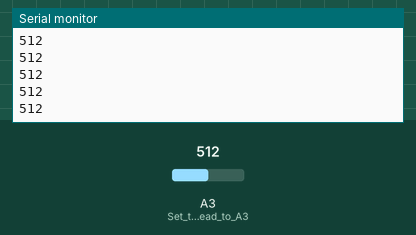
This sketch was run on a simulated Arduino Uno, built with avr-gcc and run on an emulated ATmega328P. On the bench: the last lines printed to the serial monitor. The test bench sets the inputs (shaded band); at power-on: A3 (Set_the_input_read_to_A3) = 512.

Above: at 1.2 s.
1.3 s: A3 (Set_the_input_read_to_A3) set to 716
At 1.31 s:
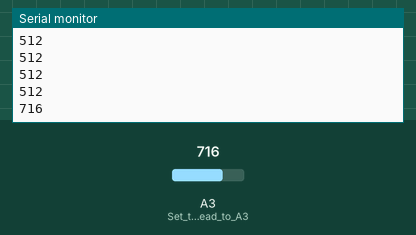
2.8 s: A3 (Set_the_input_read_to_A3) set to 900
At 2.81 s:
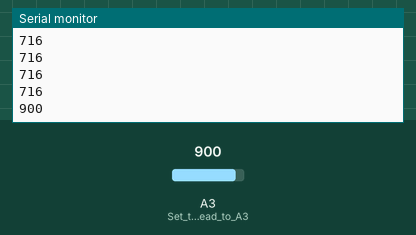
Timing chart, 0 to 5.8 s (numbered marks = the images above; inputs shaded):
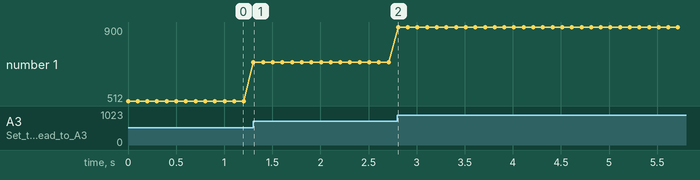

The sketch:

pot_test.ino
```cpp
// A simple script that tests potentiometer reads.
// Written by David Zhu.

// Declarations.
unsigned long reading;

void setup() {
  pinMode(A3, INPUT);  // Set the input read to A3.
  Serial.begin(9600);
}

void loop() {
  reading = analogRead(A3);
  Serial.println(reading);
  delay(100);
}
```

Measured:
- after the input at 1.3 s, the serial monitor: prints a new line at once (image 1)
- after the input at 2.8 s, the serial monitor: prints a new line at once (image 2)
- plotted number 1: 512 → 716 after the input at 1.3 s, 716 → 900 after the input at 2.8 s
